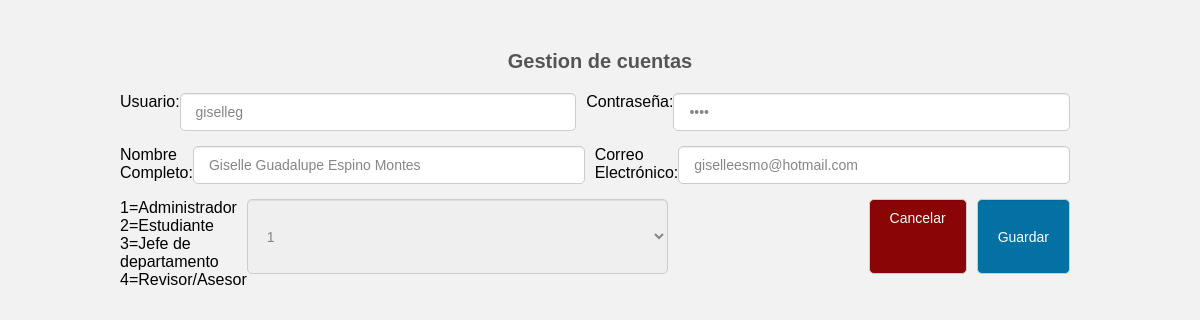
The app's page /LoginITSZN/Crud/update.php?id=1 with its own data.
### tables this page shows
CREATE TABLE `usuario` (
  `id` int(11) NOT NULL,
  `usuario` varchar(100) NOT NULL,
  `contrasena` varchar(50) NOT NULL,
  `nombre_c` varchar(50) NOT NULL,
  `e_mail` varchar(50) NOT NULL,
  `tipo` int(11) NOT NULL
);

### LoginITSZN/Crud/update.php (the view, shortened to what this page needs)
<?php
	include_once 'conexion.php';
	if(isset($_GET['id'])){
		$id=(int) $_GET['id'];
		$buscar_id=$con->prepare('SELECT * FROM usuario WHERE id=:id LIMIT 1');
		$buscar_id->execute(array(
			':id'=>$id
		));
		$resultado=$buscar_id->fetch();
	}else{
		header('Location: index.php');
	}
?>
<!DOCTYPE html>
<html lang="es">
<head>
	<link rel="stylesheet" href="css/estilo.css">
</head>
<body>
	<div class="contenedor">
		<h2>Gestion de cuentas</h2>
		<form action="" method="post">
			<div class="form-group">
				<p>Usuario: </p>
				<input type="text" name="usuario" value="<?php if($resultado) echo $resultado['usuario']; ?>" class="input__text">
				<p>Contraseña: </p>
				<input type="password" name="contrasena" value="<?php if($resultado) echo $resultado['contrasena']; ?>" class="input__text">
			</div>
			<div class="form-group">
				<p>Nombre Completo: </p>
				<input type="text" name="nombre_c" value="<?php if($resultado) echo $resultado['nombre_c']; ?>" class="input__text">
				<p>Correo Electrónico: </p>
				<input type="text" name="e_mail" value="<?php if($resultado) echo $resultado['e_mail']; ?>" class="input__text">
			</div>
			<div class="form-group">
<p>1=Administrador<br>2=Estudiante<br>3=Jefe de departamento<br>4=Revisor/Asesor</p>
<SELECT NAME="tipo" input type="text"  value="<?php if($resultado) echo $resultado['tipo']; ?>" class="input__text"  >
  <OPTION >1
  <OPTION >2
</SELECT>
			<div class="btn__group">
				<a href="index.php" class="btn btn__danger">Cancelar</a>
				<input type="submit" name="guardar" value="Guardar" class="btn btn__primary">
			</div>
		</form>
	</div>
</body>
</html>

### LoginITSZN/Crud/css/estilo.css (style rules this page uses)
* { padding: 0; margin: 0px; box-sizing: border-box; }
body { font-family: 'Arial',sans-serif; font-size: 16px; background: #f2f2f2; }
a { text-decoration: none; }
.contenedor { width: 80%; max-width: 1000px; margin: 30px auto; overflow: hidden; }
h2 { display: block; margin-top: 20px; margin-bottom: 20px; text-align: center; font-size: 20px; font-family: 'Arial', sans-serif; font-weight: bold; color: #555; }
form .input__text { width: 100%; border: 1px solid #ccc; border-radius: 5px; box-shadow: 0 1px 1px rgba(0, 0, 0, 0.075) inset; color: #848688; display: block; font-size: 14px; margin-bottom: 15px; padding: 10px 15px; max-width: 30%; margin-right: 10px; outline: medium none; }
form .form-group { display: flex; width: 100%; flex-wrap: nowrap; justify-content: space-between; }
form .form-group .input__text { max-width: 45% !important; }
form .btn { border: 1px solid #ccc; border-radius: 5px; box-shadow: 0 1px 1px rgba(0, 0, 0, 0.075) inset; color: #fff; display: block; font-size: 14px; background: rgb(3, 113, 163); margin-bottom: 15px; padding: 10px 20px; margin-right: 10px; outline: medium none; cursor: pointer; }
.btn__group { width: 100%; display: flex; flex-direction: row; justify-content: flex-end; }
.btn__primary { background: rgb(3, 113, 163); }
.btn__danger { background: #8a0505 !important; }

### records on screen
usuario: usuario "giselleg", nombre_c "Giselle Guadalupe Espino Montes", e_mail "giselleesmo@hotmail.com", tipo "1"
